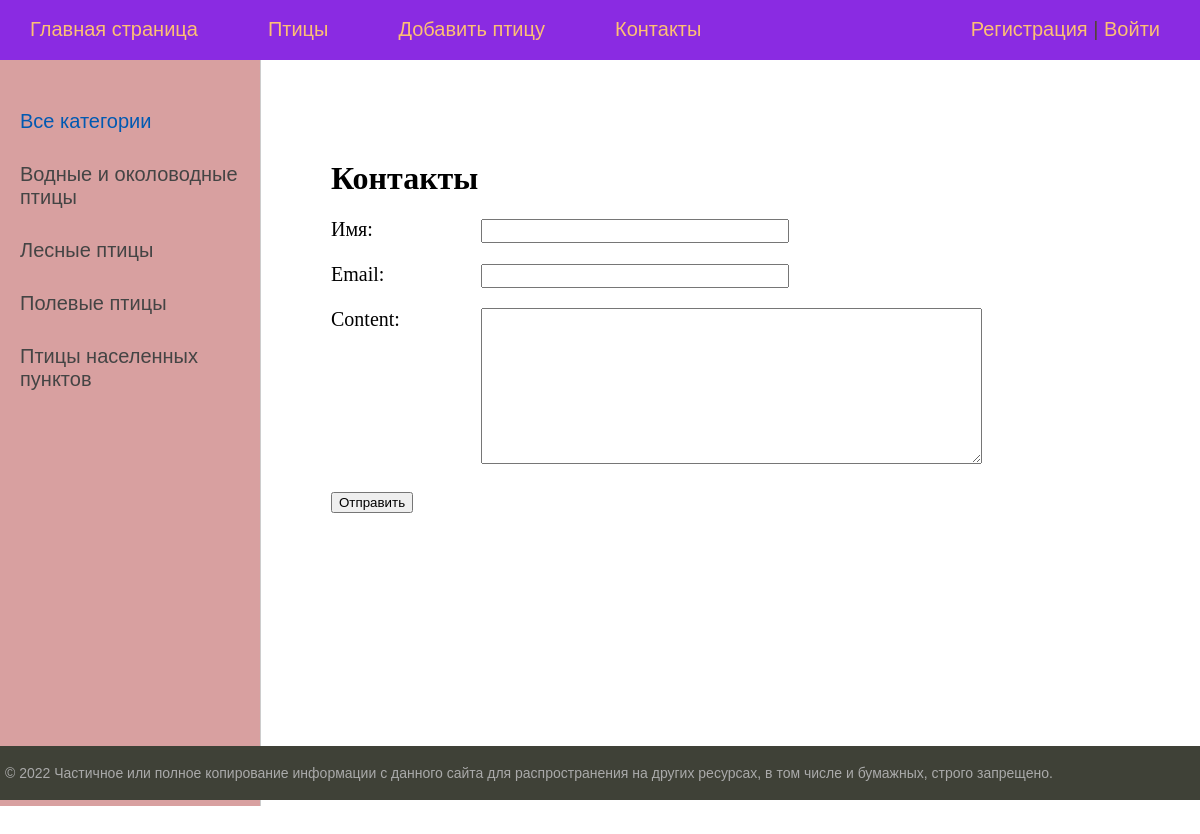
Screenshot of /contacts with the database file from the repository.
### main/models.py (models this page shows, shortened)
class CategoryOfBirds(models.Model): #Таблица с категориями птиц, первичная модель
    category = models.CharField(verbose_name='Категория', max_length=50)
    slug = models.SlugField(max_length=50, unique=True, db_index=True, verbose_name= "URL")
    class Meta:
        verbose_name = 'Категория'
        verbose_name_plural = 'Категории'
        ordering = ['category']
    def get_absolute_url(self):
        return reverse('category', kwargs={'cat_slug': self.slug})

### main/views.py (the view, shortened to what this page needs)
# urls.py: path('contacts', views.ContactFormView.as_view(), name='contacts'),
class ContactFormView(DataMixin,FormView):
    form_class = ContactForm
    template_name = 'main/contacts.html'
    success_url = reverse_lazy('index')
    def get_context_data(self, *,object_list=None, **kwargs):
        context = super().get_context_data(**kwargs)
        c_def = self.get_user_context(title="Контакты")
        return dict(list(context.items()) + list(c_def.items()))

### main/forms.py
class ContactForm(forms.Form):
    name = forms.CharField(label='Имя', widget=forms.TextInput(attrs={'class': 'form-input'}))
    email = forms.EmailField(label='Email', widget=forms.EmailInput(attrs={'class': 'form-input'}))
    content = forms.CharField(widget=forms.Textarea(attrs={'cols':60, 'rows': 10}))

### main/utils.py (called while the page is built)
    def get_user_context(self, **kwargs):
        context = kwargs
        cats = cache.get('cats')
        if not cats:
            cats = CategoryOfBirds.objects.all()
            cache.set('cats', cats, 60)
        context['menu'] = menu
        context['cats'] = cats
        if 'cat_selected' not in context:
            context['cat_selected'] = 0
        return context

### main/templates/main/contacts.html (shortened to what this page needs)
{% extends 'main/base.html' %}
{% block content%}
<h1>{{ title }}</h1>
<form method="post">
    {% for f in form %}
    <p><label class="form-label" for="{{ f.id_for_label }}">{{f.label}}: </label>{{ f }}</p>
    {% endfor %}
    <button type="submit">Отправить</button>
</form>
{% endblock %}

### main/templates/main/base.html (shortened to what this page needs)
{% load static %}
{% load main_tags %}
<!DOCTYPE html>
<html>
<head>
	<link type="text/css" href="{% static 'main/css/styles.css' %}" rel="stylesheet" />
</head>
<body>
<table class="table-page" border=0 cellpadding="0" cellspacing="0">
<tr><td valign=top>
{% block mainmenu %}
	<div class="header">
		<ul id="mainmenu" class="mainmenu">
	{% for m in menu %}
			<li><a href="{% url m.url_name %}">{{m.title}}</a></li>
    {% endfor %}
{% if request.user.is_authenticated %}
<li class="last"> {{user.username}} | <a href="{% url 'logout' %}">Выйти</a></li>
				{% else %}
            <li class="last"><a href="{% url 'register' %}">Регистрация</a> | <a href="{% url 'login' %}">Войти</a></li>
			{% endif %}
		</ul>
		</div>
{% endblock mainmenu %}
<table class="table-content" border=0 cellpadding="0" cellspacing="0">
<tr>
	<td valign="top" class="left-chapters">
	<ul id="leftchapters">
{% if cat_selected == 0 %}
		<li class="selected">Все категории</li>
{% else %}
		<li><a href="{% url 'birds' %}">Все категории</a></li>
{% endif %}
{% for c in cats %}
	{% if c.pk == cat_selected %}
		<li class="selected">{{c.category}}</li>
	{% else %}
		<li><a href="{{ c.get_absolute_url }}">{{c.category}}</a></li>
	{% endif %}
{% endfor %}
  </ul>
</td>
<td valign="top" class="content">
	<div class="content-text">
{% block content %}
{% endblock %}
	</div>
</td></tr></table>
</td></tr>
<tr><td valign=top>
	<div id="footer">
		<p>&copy; 2022 Частичное или полное копирование информации с данного сайта для распространения на других ресурсах, в том числе и бумажных, строго запрещено.</p>
	</div>
</td></tr></table>
</body>
</html>

### main/static/main/css/styles.css (style rules this page uses)
html, body { font-family: 'Arial'; margin: 0; padding: 0; height: 100%; width: 100%; color: #444; }
a { color: #0059b2; text-decoration: none; }
.table-page { width: 100%; height: 100%; vertical-align: top; }
.table-page tr { height: 100%; }
.header { background: blueviolet; height: 60px; }
ul.mainmenu { list-style: none; margin: 0; padding: 0; height: 60px; color: #524434; font-size: 20px; overflow: hidden; }
ul.mainmenu li { float: left; margin: 18px 40px 0 30px; }
ul.mainmenu li.last { float: right; }
ul.mainmenu li a { color: #fdc073; text-decoration: none; }
.table-content { width: 100%; min-height: 100%; height: 100%; }
.left-chapters { margin: 0; background: rgb(216, 160, 160); border-right: 1px solid #ccc; min-height: 100%; }
.left-chapters ul { width: 230px; min-height: 100%; margin: 0; padding: 20px 10px 10px 20px; list-style: none; font-size: 20px; }
.left-chapters ul li { margin: 30px 0 0 0; color: #999; }
.left-chapters ul li.selected { color: #0059b2; }
.left-chapters ul li a { color: #444; text-decoration: none; }
.content { padding: 40px 20px 20px 40px; width: 100%; box-sizing: border-box; }
.content-text { margin: 60px 0 0 30px; color: #000; font-size: 20px; font-family: Yandex Sans Display Light; }
.content-text h1 { font-size: 32px; }
#footer { box-sizing: border-box; background: #3F4137; padding: 5px; color: #aaa; font-size: 14px; font-family: Verdana, Geneva, Arial, Helvetica; text-align: left; overflow: hidden; }
.form-input { width: 300px; font-size: 16px; }
.form-label { display: inline-block; min-width: 150px; vertical-align: top; }

### rows the page displays
CategoryOfBirds: category "Водные и околоводные птицы"
CategoryOfBirds: category "Лесные птицы"
CategoryOfBirds: category "Полевые птицы"
CategoryOfBirds: category "Птицы населенных пунктов"

### other values shown
{{ m.title }} "Главная страница" "Птицы" "Добавить птицу" "Контакты"
{{ title }} "Контакты"
{{ f.label }} "Имя" "Email" "Content"
